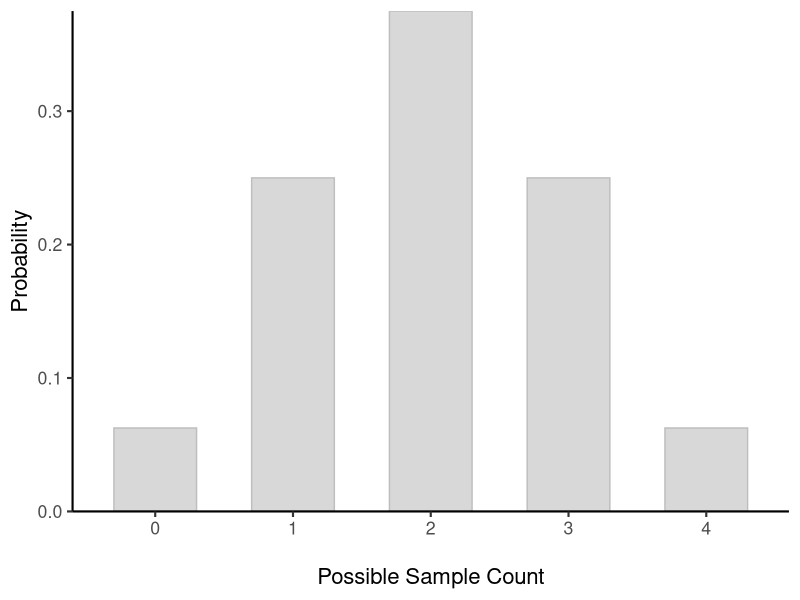
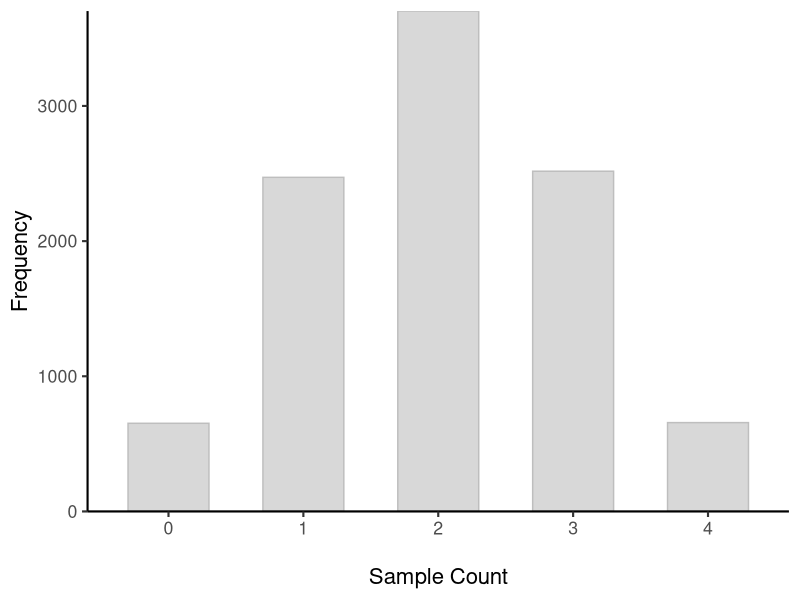
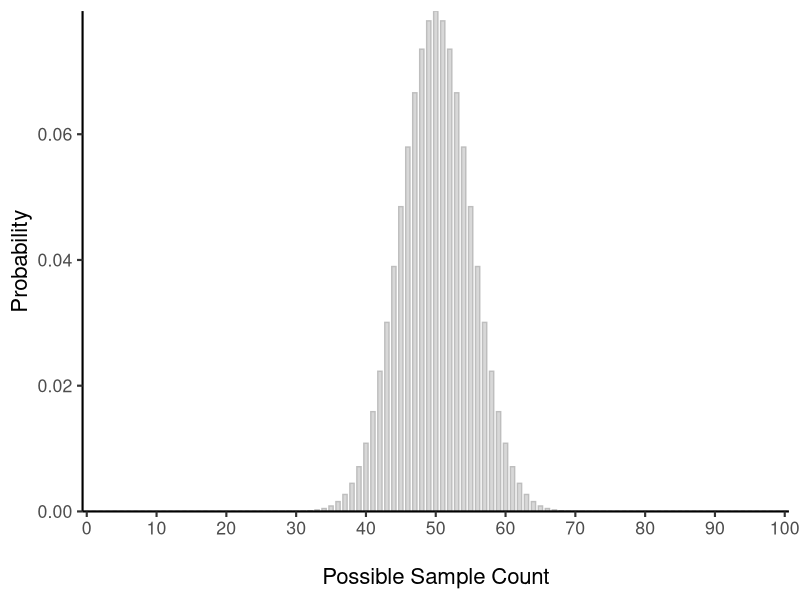

The R source for these figures, in order:
## ---- chunk 1
library(tidyverse)
theme_set(theme_classic(base_size = 16))

coinflip <- function(n_toss=1, p_head=0.5, k = NULL, highlight = "steelblue", xtick_interval = 1) {
  binom1 <- data.frame(heads = 0:n_toss, pmf = dbinom(x = 0:n_toss, size = n_toss, prob = p_head))
  ggplot(data=binom1, aes(x = factor(heads), y = pmf)) +
    geom_col(col="gray", fill="gray", alpha=0.6, width=.6) +
    geom_col(data=binom1[binom1$heads %in% k,], col=highlight, fill=highlight, alpha=0.8, width=.6) +
    labs(x = "\nPossible Sample Count",
         y = "Probability") +
    scale_x_discrete(breaks=seq(0,n_toss,xtick_interval)) +
    scale_y_continuous(expand = c(0,0))
}
## ---- chunk 2
#| label: "fig-binomial-4"
#| fig-cap: "How likely is it for this many pigeons out of four pigeons to be correct by chance if pigeons are just guessing? Probabilities are shown in @tbl-binomial."
#| fig-alt: "Bar Chart showing the probability distribution of the number of correct answers by chance. The x-axis shows the possible sample count from 0 to the number of pigeons studied, and the y-axis shows the probability."
# | fig-height: 3

coinflip(n_toss = 4, p_head = 0.5, "darkorange")
## ---- chunk 3
#| label: "fig-binomial-4-r"
#| fig-cap: "The empirical distribution of the number of correct answers. Empricial frequencies are shown in @tbl-binomial."
#| fig-alt: "Bar Chart showing the frequency distribution of the number of correct answers after 10,000 trials. The x-axis shows the sample count from 0 to the sample size, and the y-axis shows the frequency out of 10,000. The highest frequency is at 2 aroudn 3800, and the frequency decreases as the sample count moves away from the middle."
# | fig-height: 3
set.seed(1)
tosses <- rbinom(n = 10000, size = 4, prob = 0.5) 

as.data.frame(tosses) %>%
  ggplot(aes(x = factor(tosses))) +
  geom_bar(stat="count", col="gray", fill="gray", alpha=0.6, width=.6) +
  labs(x = "\nSample Count",
       y = "Frequency") +
  scale_x_discrete(breaks=seq(0,4,1)) +
  scale_y_continuous(expand = c(0,0))
## ---- chunk 4
#| label: "tbl-binomial"
#| tbl-cap: "The probability of 0 to 4 pigeons being correct by chance if a pigeon is just guessing, and empirically observed frequencies after 100 trials."
#| tbl-align: left
#| 
knitr::kable(data.frame(`Correct Pigeons` = 0:4, Probability = dbinom(x = 0:4, size = 4, prob = 0.5), 
                         `Frequency` = tosses %>% table() %>% as.numeric()))
## ---- chunk 5
#| label: "fig-binomial-100"
#| fig-cap: "Number of Correct Pigeons Out of 100 Pigeons. The variability is much smaller than in @fig-binomial-4."
#| fig-alt: "Bar Chart showing the probability distribution of the number of correct answers by chance. The x-axis shows the possible sample count from 0 to 100, and the y-axis shows the probability."
coinflip(n_toss = 100, p_head = 0.5, xtick_interval = 10)
